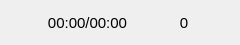
<?xml version="1.0" encoding="UTF-8"?>
<ui version="4.0">
 <class>FrmInfoRecording</class>
 <widget class="QFrame" name="FrmInfoRecording">
  <property name="geometry">
   <rect>
    <x>0</x>
    <y>0</y>
    <width>240</width>
    <height>45</height>
   </rect>
  </property>
  <property name="windowTitle">
   <string>Frame</string>
  </property>
  <layout class="QHBoxLayout" name="horizontalLayout_2">
   <item>
    <layout class="QHBoxLayout" name="horizontalLayout">
     <item>
      <widget class="QPushButton" name="pushButton">
       <property name="sizePolicy">
        <sizepolicy hsizetype="Fixed" vsizetype="Fixed">
         <horstretch>0</horstretch>
         <verstretch>0</verstretch>
        </sizepolicy>
       </property>
       <property name="maximumSize">
        <size>
         <width>25</width>
         <height>25</height>
        </size>
       </property>
       <property name="font">
        <font>
         <pointsize>11</pointsize>
        </font>
       </property>
       <property name="styleSheet">
        <string notr="true">QPushButton {
    background-color: transparent;
    border: none;
}</string>
       </property>
       <property name="text">
        <string/>
       </property>
       <property name="icon">
        <iconset resource="../../resources/resources.qrc">
         <normaloff>:/images/record.png</normaloff>:/images/record.png</iconset>
       </property>
      </widget>
     </item>
     <item>
      <widget class="QLabel" name="labelRecTime">
       <property name="font">
        <font>
         <pointsize>11</pointsize>
        </font>
       </property>
       <property name="text">
        <string>00:00/00:00</string>
       </property>
       <property name="alignment">
        <set>Qt::AlignmentFlag::AlignCenter</set>
       </property>
      </widget>
     </item>
     <item>
      <widget class="QLabel" name="labelFileCnt">
       <property name="font">
        <font>
         <pointsize>11</pointsize>
        </font>
       </property>
       <property name="text">
        <string>0</string>
       </property>
       <property name="alignment">
        <set>Qt::AlignmentFlag::AlignCenter</set>
       </property>
      </widget>
     </item>
    </layout>
   </item>
  </layout>
 </widget>
 <resources>
  <include location="../../resources/resources.qrc"/>
 </resources>
 <connections/>
</ui>
